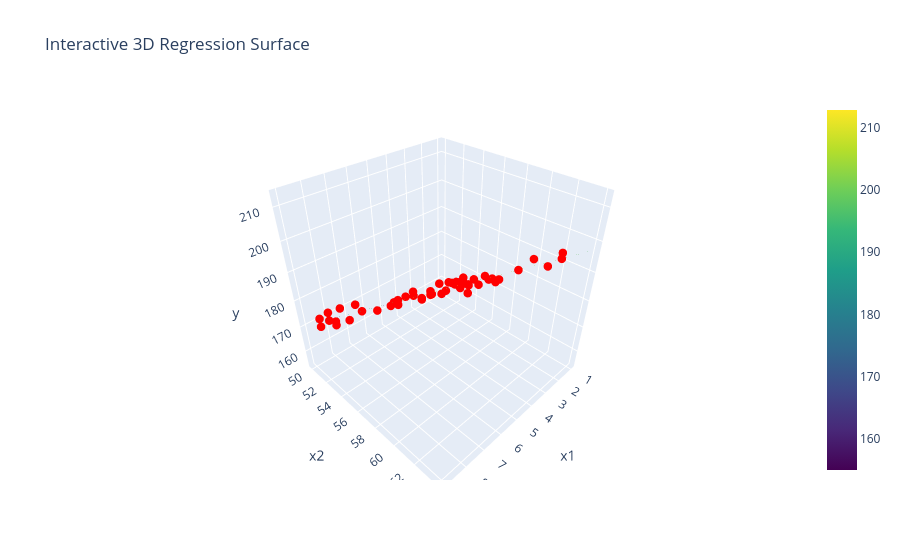

Write notebook code for a chart like this one.
### Code cell
fig = go.Figure()

fig.add_trace(go.Surface(
    x=x1_grid, y=x2_grid, z=y_grid,
    colorscale='Viridis',
    opacity=0.7,
    name='Predicted surface'
))

fig.add_trace(go.Scatter3d(
    x=X[:,0], y=X[:,1], z=y,
    mode='markers',
    marker=dict(size=5, color='red'),
    name='True points'
))

fig.update_layout(
    scene=dict(
        xaxis_title='x1',
        yaxis_title='x2',
        zaxis_title='y',
    ),
    title='Interactive 3D Regression Surface'
)

fig.show()

### Figure 1 — Plotly figure (JSON) as saved in the notebook; plotly's stock layout.template omitted (floating-point values rounded to 4 significant figures; data arrays with more than 128 entries replaced by an {"elided": "..."} marker saying what was removed)
{"data": [{"colorscale": [[0, "#440154"], [0.1111, "#482878"], [0.2222, "#3e4989"], [0.3333, "#31688e"], [0.4444, "#26828e"], [0.5556, "#1f9e89"], [0.6667, "#35b779"], [0.7778, "#6ece58"], [0.8889, "#b5de2b"], [1, "#fde725"]], "name": "Predicted surface", "opacity": 0.7, "type": "surface", "x": {"elided": "50x50 float values"}, "y": {"elided": "50x50 float values"}, "z": {"elided": "50x50 float values"}}, {"marker": {"color": "red", "size": 5}, "mode": "markers", "name": "True points", "type": "scatter3d", "x": [5, 6, 4, 8, 3, 8, 5, 7, 5, 1, 4, 2, 3, 5, 1, 4, 4, 1, 9, 8, 4, 6, 1, 5, 8, 3, 4, 8, 8, 7, 7, 3, 2, 5, 8, 7, 8, 9, 9, 3, 2, 7, 4, 3, 5, 6, 3, 1, 2, 5], "y": [51, 60, 56, 64, 55, 50, 56, 54, 53, 54, 54, 56, 56, 52, 62, 63, 62, 62, 55, 54, 57, 61, 56, 59, 51, 51, 54, 50, 51, 62, 56, 51, 58, 57, 64, 58, 53, 52, 52, 59, 54, 52, 55, 58, 52, 56, 54, 61, 57, 58], "z": [164.9, 196.2, 181.2, 208.5, 174.9, 168.4, 180.4, 177.6, 173.0, 168.1, 172.2, 173.2, 177.2, 169.5, 191.0, 202.0, 196.9, 193.0, 188.4, 183.6, 182.0, 197.2, 172.3, 192.2, 170.4, 160.7, 173.7, 171.6, 169.0, 203.9, 185.0, 160.1, 179.3, 182.6, 210.6, 192.7, 175.7, 175.0, 177.9, 183.8, 167.8, 172.8, 178.7, 184.0, 167.6, 183.5, 170.3, 186.5, 177.3, 188.5]}], "layout": {"scene": {"xaxis": {"title": {"text": "x1"}}, "yaxis": {"title": {"text": "x2"}}, "zaxis": {"title": {"text": "y"}}}, "title": {"text": "Interactive 3D Regression Surface"}}}
